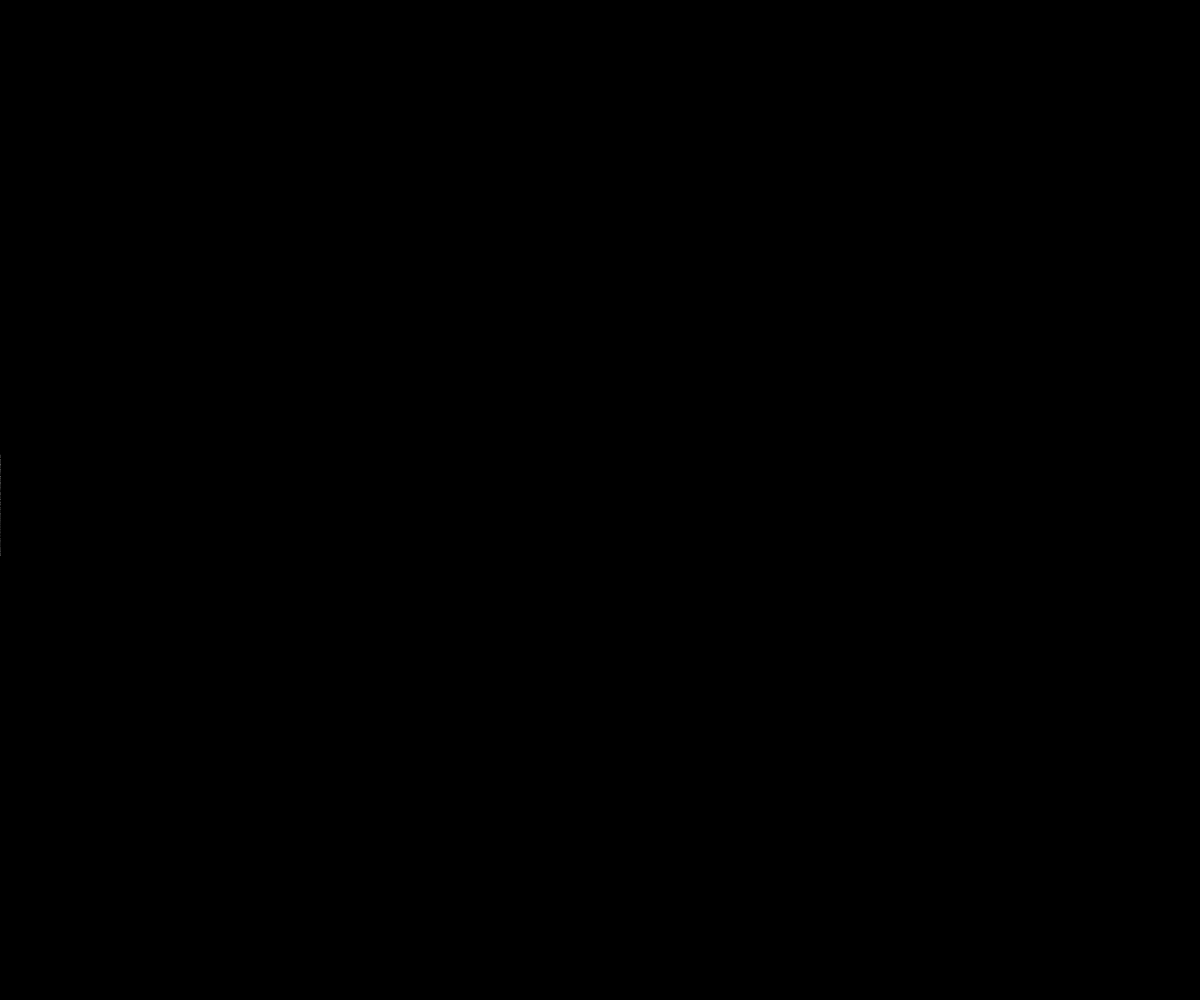
Frame 1 (no input)
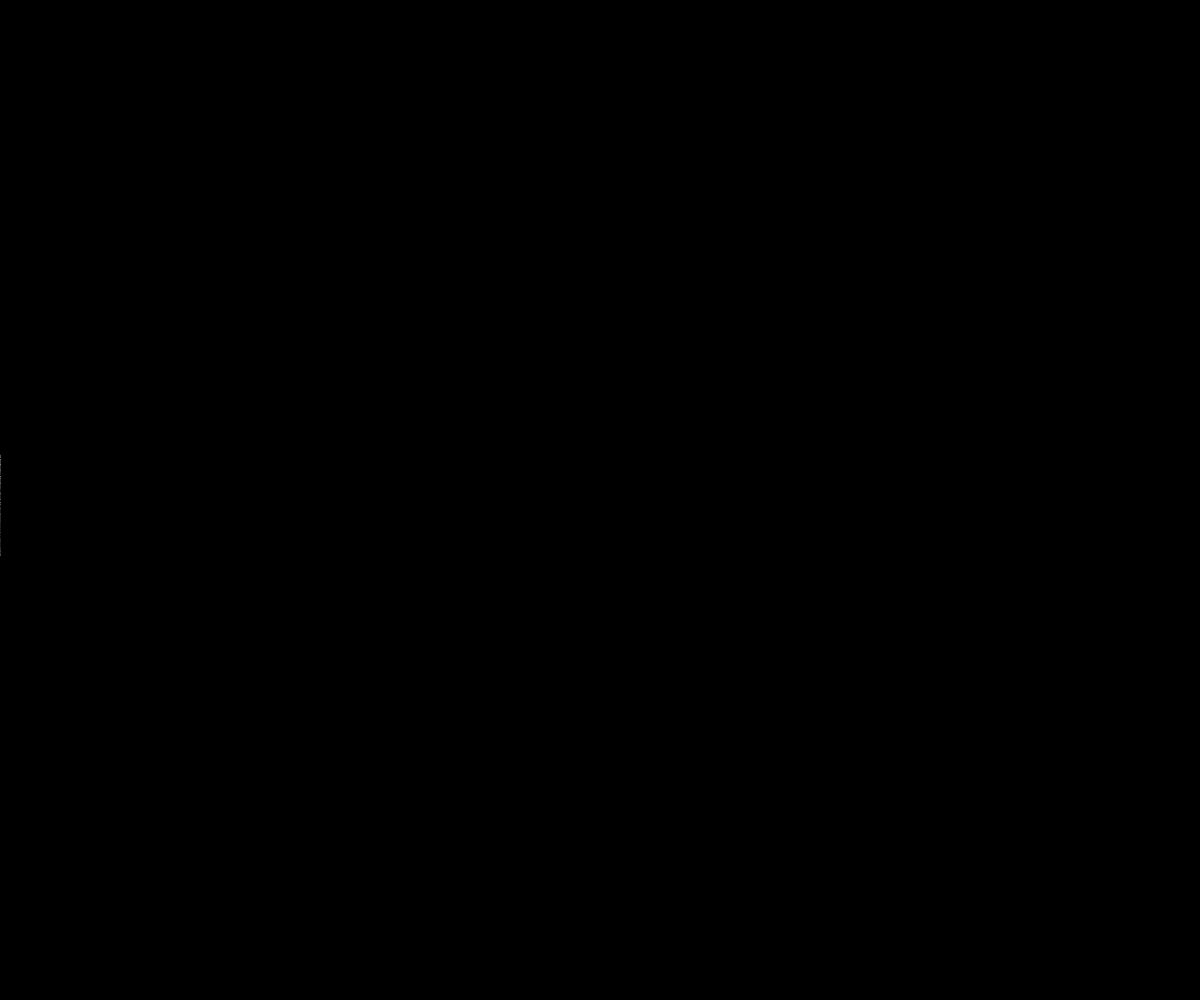
Frame 60 (no input)
Frame 120 (the mouse pressed at the canvas centre since frame 60): identical to frame 60, image omitted

The p5.js sketch that drew these frames (run headless with seeded random() and noise() and a simulated clock; from frame 60 on, the mouse is pressed at the canvas centre):

// p5.js sketch
// ── sketch.js
let RESOLUTION = 10;
let angles = [];
let rows, cols;

let vehicles = [];

function setup() {
  createCanvas(windowWidth, windowHeight);
  background(0);
  noCursor();
  rows = ceil(width / RESOLUTION);
  cols = ceil(height / RESOLUTION);

  for (let i = 0; i < 300; i++) {
    vehicles.push(new Vehicle(0, random(height/1.8,height/2.2)));
  }
}

function draw() {

  // flow field
  for (let c = 0; c < cols; c++) {
    for (let r = 0; r < rows; r++) {

      let index = r + c * rows; // *** x + y * width

      let x = r * RESOLUTION;
      let y = c * RESOLUTION;

      let xfreq = (x + (frameCount+100)*0.1) * 0.01;
      let yfreq = (y + (frameCount+100)*0.1) * 0.01;
      let amp = TWO_PI; // range of angle
      let val = noise(xfreq, yfreq) * amp + frameCount*0.005;

      angles[index] = val;

      push();
      translate(x, y);

      // noFill();
      // stroke(200);
      // rect(0, 0, RESOLUTION, RESOLUTION);
      // text(index, 5, 15);

      // rotate(val);
      // stroke(200);
      // line(0, 0, RESOLUTION / 2, 0);

      pop();
    }
  }

  // vehicles
  for (let i = 0; i < vehicles.length; i++) {
    let v = vehicles[i];

    let r = floor(v.pos.x / RESOLUTION);
    let c = floor(v.pos.y / RESOLUTION);
    let index = r + c * rows;

    v.flow(angles[index]);
    v.update();
    // v.checkEdges();
    v.display();
  }
}


class Vehicle {
  constructor(x,y) {
    this.pos = createVector(x,y);
    this.vel = createVector();
    this.acc = createVector();
    this.angle = 0;
    this.maxDesired = random(1,3);
    this.maxSteer = random(0.1,0.15);
  }
  update() {
    this.vel.add(this.acc);
    this.pos.add(this.vel);
    this.acc.mult(0);
    this.angle = this.vel.heading();
  }
  flow(angle) {
    let desired = p5.Vector.fromAngle(angle);
    desired.setMag(this.maxDesired);
    let steer = p5.Vector.sub(desired, this.vel);
    steer.limit(this.maxSteer);
    this.applyForce(steer);
  }
  applyForce(force) {
    this.acc.add(force);
  }
  checkEdges() {
    if (this.pos.x < 0) {
      this.pos.x = width;
    } else if (this.pos.x > width) {
      this.pos.x = 0;
    }
    if (this.pos.y < 0) {
      this.pos.y = height;
    } else if (this.pos.y > height) {
      this.pos.y = 0;
    }
  }
  display(){
    push();
    translate(this.pos.x, this.pos.y);
    rotate(this.angle);

    //noStroke();
    //fill(0);
    //triangle(0,0,-20,8,-20,-8);

    stroke(255,50);
    strokeWeight(1);
    point(0,0)
    pop();
  }
}
